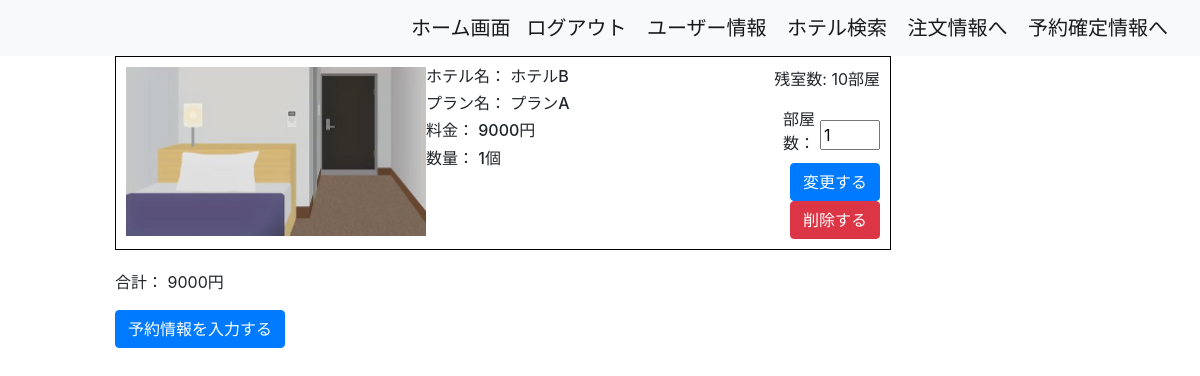
Page /hotel/cyumon_info/ (signed in) on the earlier database version.
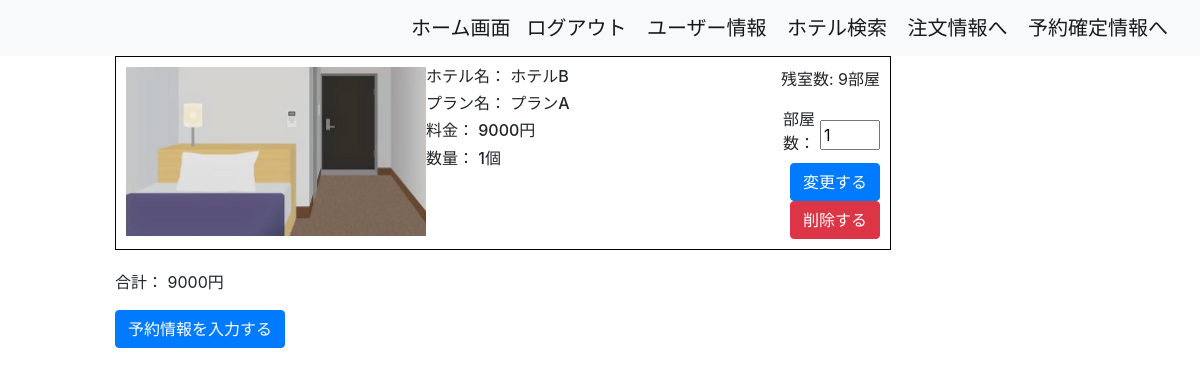
Same page on the later database version.
### hotel/models.py (models this page shows, shortened)
class PlanName(models.Model):
    name = models.CharField(max_length=1000)
    people = models.IntegerField()
    room_type = models.CharField(max_length=1000)
    price = models.DecimalField(max_digits=5, decimal_places=0)
    hotel = models.ForeignKey(HotelName, on_delete=models.CASCADE, default=1)
    stock = models.PositiveIntegerField(default=0)
    order = models.IntegerField(default=0)
    checkin = models.DateField(null=True, blank=True)
    checkout = models.DateField(null=True, blank=True)
    kupon = models.IntegerField(default=0)
    plan_id = models.IntegerField(default=0)
    objects = PlanNameManager()
    class Meta:
        db_table = 'plan_name'
        ordering = ['order']

class HotelName(models.Model):
    name = models.CharField(max_length=1000)
    order = models.IntegerField(default=0)
    class Meta:
        db_table = 'hotel_name'
        ordering = ['order']

### hotel/views.py (the view, shortened to what this page needs)
# urls.py: path('cyumon_info/', CyumonInfoView.as_view(), name='cyumon_info'),
class CyumonInfoView(LoginRequiredMixin, TemplateView):
    model = CyumonInfo
    template_name = os.path.join('hotel', 'cyumon_info.html')
    def get_context_data(self, **kwargs):
        context = super().get_context_data(**kwargs)
        user_id = self.request.user.id
        hotel_id = self.kwargs.get('hotel_id')
        query = CartItems.objects.filter(cart_id=user_id)
        total_price = 0
        items = []
        for item in query.all():
            total_price += item.quantity * item.product.price
            picture = item.product.pictures.first()
            picture_url = picture.image.url if picture else None
            in_stock = True if item.product.stock >= item.quantity else False
            tmp_item = {
                'quantity': item.quantity,
                'picture': picture_url,
                'id': item.id,
                'name': item.product.name,
                'price': item.product.price,
                'in_stock': in_stock,
                'hotel_name': item.product.hotel.name if item.product.hotel else 'Unknown Hotel',
                'product': item.product,
            }
            items.append(tmp_item)
        context['total_price'] = total_price
        context['items'] = items
        context['plans'] = PlanName.objects.filter(hotel=hotel_id)
        kupon_amount = int(self.request.GET.get('kupon_amount', 0))
        context['kupon_amount'] = kupon_amount
        context['discounted_price'] = context['total_price'] - context['kupon_amount']
        return context

### templates/hotel/cyumon_info.html (shortened to what this page needs)
{% extends 'base.html' %}
{% block content %}
<div class="col-10 offset-1">
    {% if items %}
        <div class="items-container">
            {% for item in items %}
                <div id="item-{{ item.id }}" style="border: 1px solid black; margin-bottom: 20px; padding: 10px; width: 80%;">
                    <div style="display: flex;">
                        <div style="flex: 1; text-align: center;">
                            {% if item.picture %}
                            <img src="{{ item.picture }}" alt="ホテル画像" style="max-width: 300px; max-height: 300px;">
                            {% endif %}
                        </div>
                        <div style="flex: 3;">
                            <h6>ホテル名： {{ item.hotel_name }}</h6>
                            <h6>プラン名： {{ item.name }}</h6>
                            <h6>料金： {{ item.price }}円</h6>
                            <h6>数量： <span id="quantity-{{ item.id }}">{{ item.quantity }}</span>個</h6>
                        </div>
                        <div style="flex: 1; text-align: right;">
                            <p>残室数: {{ item.product.stock }}部屋</p>
                            <div style="display: flex; justify-content: flex-end; align-items: center;">
                                <label for="new-quantity-{{ item.id }}" style="margin-right: 5px;">部屋数：</label>
                                <input type="number" id="new-quantity-{{ item.id }}" value="{{ item.quantity }}" min="1" max="{{ item.product.stock }}" style="width: 60px;">
                            </div>
                            <button class="btn btn-primary update-quantity" data-item-id="{{ item.id }}">変更する</button>
                            <button class="btn btn-danger delete-item" data-item-id="{{ item.id }}">削除する</button>
                        </div>
                    </div>
                </div>
            {% endfor %}
        </div>
        <div class="order-summary">
            <div class="total-price">
                <p>合計： <span id="total_price">{{ total_price }}</span>円</p>
            </div>
            <div class="submit-button">
                <a href="{% url 'hotel:input_useraddresses' %}?kupon_amount={{ kupon_amount }}" class="btn btn-primary">予約情報を入力する</a>
            </div>
        </div>
    {% else %}
        <h2>予約注文に予約が取られていません</h2>
    {% endif %}
</div>
{% endblock %}

Differences in the rows shown:
changed PlanName "プランA": product.stock "10" → "9"
